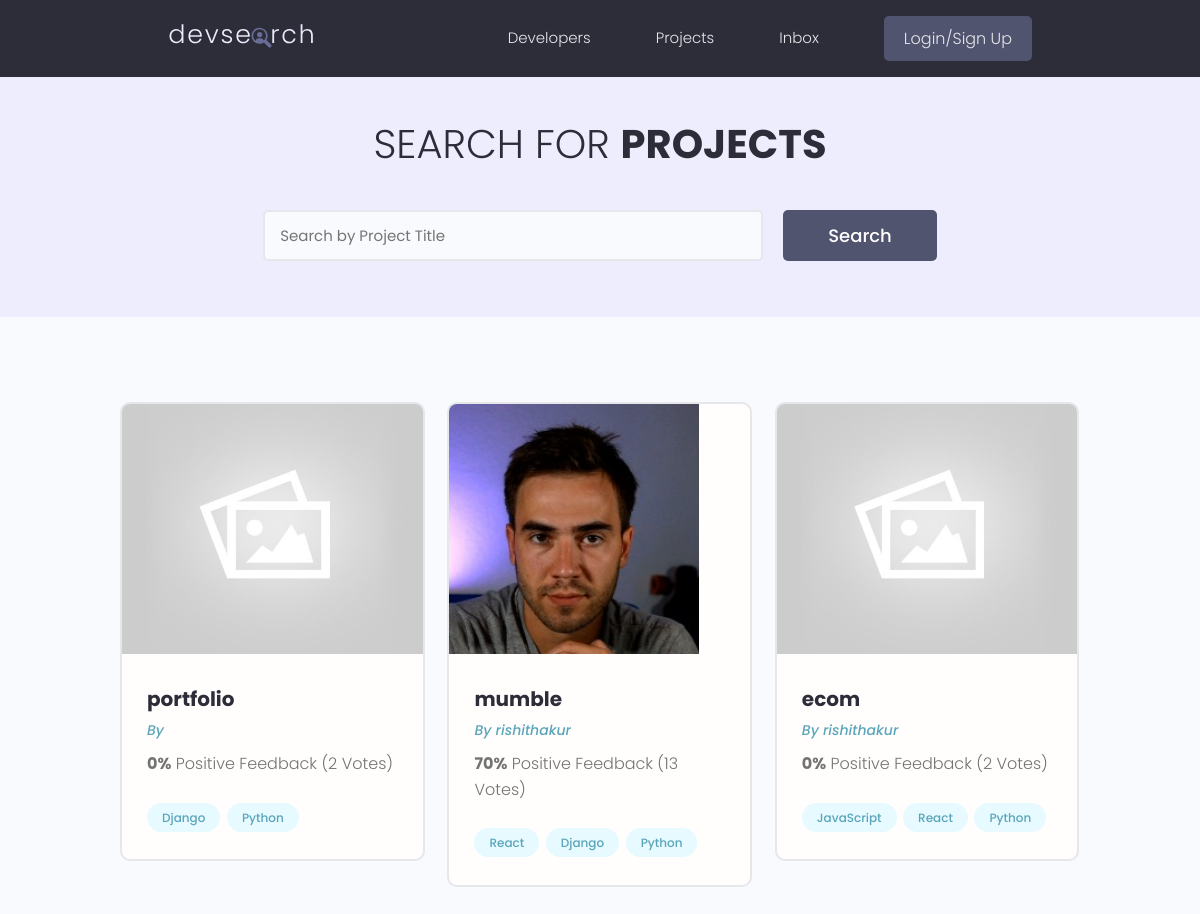
/projects/, run on the app's committed database.
### projects/models.py (models this page shows, shortened)
class Project(models.Model):
    owner = models.ForeignKey(Profile, null=True, blank=True, on_delete=models.SET_NULL)
    title = models.CharField(max_length=200)
    description = models.TextField(null=True, blank=True)
    featured_image = models.ImageField(null=True, blank=True, default="default.jpg")
    demo_link = models.CharField(max_length=2000, null=True, blank=True)
    source_link = models.CharField(max_length=2000,null=True, blank=True)
    tags = models.ManyToManyField('Tag', blank=True)
    vote_total = models.IntegerField(default=0, null=True, blank=True)
    vote_ratio = models.IntegerField(default=0, null=True, blank=True)
    created = models.DateTimeField(auto_now_add=True)
    id = models.UUIDField(default=uuid.uuid4, unique=True, primary_key=True, editable=False)

class Tag(models.Model):
    name = models.CharField(max_length=200)
    created = models.DateTimeField(auto_now_add=True)
    id = models.UUIDField(default=uuid.uuid4, unique=True, primary_key=True, editable=False)
    def __str__(self):
        return self.name

### users/models.py (models this page shows, shortened)
class Profile(models.Model):
    user = models.OneToOneField(User, on_delete=models.CASCADE, null=True, blank=True)
    name = models.CharField(max_length=200, blank=True, null=True)
    email = models.EmailField(max_length=500, blank=True, null=True)
    username = models.CharField(max_length=200, blank=True, null=True)
    location = models.CharField(max_length=200, blank=True, null=True)
    short_intro = models.CharField(max_length=200, blank=True, null=True)
    bio = models.TextField(blank=True, null=True)
    profile_image = models.ImageField(null=True, blank=True, upload_to='profiles/', default='profiles/user-default.png')
    social_github =  models.CharField(max_length=200, blank=True, null=True)
    social_linkedin=  models.CharField(max_length=200, blank=True, null=True)
    social_website =  models.CharField(max_length=200, blank=True, null=True)
    social_twitter =  models.CharField(max_length=200, blank=True, null=True)
    created = models.DateTimeField(auto_now_add=True)
    id = models.UUIDField(default=uuid.uuid4, unique=True, primary_key=True, editable=False)

### projects/views.py (the view)
# urls.py: path('projects/', include('projects.urls')),
def projects(request):
    projects = Project.objects.all()
    context = {'projects':projects}
    return render(request, 'projects/projects.html', context)

### projects/templates/projects/projects.html (shortened to what this page needs)
{% extends 'main.html' %}
{% block content %}
<main class="projects">
    <section class="hero-section text-center">
        <div class="container container--narrow">
            <div class="hero-section__box">
                <h2>Search for <span>Projects</span></h2>
            </div>
            <div class="hero-section__search">
                <form class="form" action="{% url 'projects' %}" method="get">
                    <div class="form__field">
                        <input class="input input--text" id="formInput#search" type="text" name="text"
                        placeholder="Search by Project Title" />
                    </div>
                    <input class="btn btn--sub btn--lg" type="submit" value="Search" />
                </form>
            </div>
        </div>
    </section>
    <section class="projectsList">
        <div class="container">
            <div class="grid grid--three">
                {% for project in projects %}
                <div class="column">
                    <div class="card project">
                        <a href="{% url 'project' project.id %}" class="project">
                            <img class="project__thumbnail" src="{{ project.featured_image.url }}" alt="project thumbnail" />
                            <div class="card__body">
                                <h3 class="project__title">{{project.title}}</h3>
                                <p><a class="project__author" href="{% url 'user-profile' project.owner.id %}">By {{project.owner.name}}</a></p>
                                <p class="project--rating">
                                    <span style="font-weight: bold;">{{project.vote_ratio}}%</span> Positive
                                    Feedback ({{project.vote_total}} Vote{{project.vote_total|pluralize:"s"}})
                                </p>
                                <div class="project__tags">
                                    {% for tag in project.tags.all %}
                                    <span class="tag tag--pill tag--main">
                                        <small>{{tag}}</small>
                                    </span>
                                    {% endfor %}
                                </div>
                            </div>
                        </a>
                    </div>
                </div>
                {% endfor %}
            </div>
        </div>
    </section>
</main>
{% endblock content %}

### static/styles/app.css (style rules this page uses)
:root { --color-sub: #2d2d39; }
.btn--sub { background-color: var(--color-sub-light); }
.card { border: 2px solid var(--color-light); }
img { width: 100%; }
.hero-section { height: 40vh; display: flex; align-items: center; background-color: var(--color-sub); }
.hero-section__box { margin-bottom: 4rem; }
.hero-section__box > h2, .hero-section__box > h2 > span { font-size: 4rem; color: var(--color-light); line-height: 1.3; text-transform: uppercase; }
.hero-section__box > h2 { font-weight: 300; }
.hero-section__box > h2 > span { font-weight: 700; }
.hero-section__search > .form { display: flex; align-items: center; justify-content: center; gap: 2rem; }
.hero-section__search > .form input.input--text { width: 50rem; }
.project__author { font-size: 1.4rem; font-style: italic; }
.project--rating { margin-bottom: 1.6em; margin-top: .5em; }
.projects > .hero-section { background: var(--color-sub-lighter); height: 30vh; }
.projects .hero-section__box { margin-bottom: 2.5rem; }
.projects .hero-section__box > h2 { color: var(--color-sub); }
.projects .hero-section__box > h2 > span { font-weight: 700; color: var(--color-sub); }
.projectsList { margin-top: 8rem; }
.project__thumbnail { height: 25rem; object-fit: cover; object-position: top center; }
.project__title { font-size: 2rem; font-weight: 700; color: var(--color-sub); }

### static/uikit/styles/modules/_variables.css (style rules this page uses)
:root { --color-main: #5aa5b9; --color-main-light: #e6faff; --color-sub: #3f4156; --color-sub-light: #51546e; --color-sub-lighter: #ededfd; --color-text: #737373; --color-gray: #8b8b8b; --color-light: #e5e7eb; --color-light-gray: #767676; --color-bg: #f8fafd; --color-white: #fffefd; --color-white-light: #f3f3f3; --color-success: #359e64; --color-success-bg: #def8e8; --color-error: #fc4b0b; --color-error-bg: #fff2ee; --font-base: 'Poppins', arial, helvetica, 'Segoe UI', roboto, ubuntu, sans-serif; --font-monospace: 'Fira Code', 'Courier New', courier, monospace; --font-regular: 300; --font-medium: 500; --font-bold: 700; --generic-shadow: 1px 1px 5px #00000010; --generic-transition: all 0.3s ease-in-out; }

### static/uikit/styles/modules/_base.css (style rules this page uses)
* { margin: 0; padding: 0; box-sizing: border-box; text-rendering: optimizeLegibility; color: inherit; font-size: inherit; }
html { font-size: 50%; }
@media only screen and (min-width: 480px) { html { font-size: 56.25%; } }
@media only screen and (min-width: 1200px) { html { font-size: 62.5%; } }
body { line-height: 1.6; font-weight: 400; font-size: 1.5rem; color: var(--color-text); background-color: var(--color-bg); min-height: 100vh; }

### static/uikit/styles/modules/_typography.css (style rules this page uses)
* { font-family: var(--font-base); }
h2 { font-size: 3.6rem; font-weight: var(--font-bold); }
h3 { font-size: 3.2rem; font-weight: var(--font-medium); }
p, span, strong { font-size: 1.6rem; color: var(--color-text); font-weight: var(--font-regular); }
a { padding-bottom: 2px; text-decoration: none; display: inline-block; color: var(--color-main); font-weight: var(--font-medium); }

### static/uikit/styles/modules/_utilities.css (style rules this page uses)
.container { width: 92%; max-width: 165rem; margin: 0 auto; box-sizing: border-box; }
.container--narrow { width: 92%; max-width: 120rem; }
@media screen and (min-width: 1000px) { .container { width: 90%; } }
@media screen and (min-width: 1000px) { .container--narrow { width: 85%; } }
@media screen and (min-width: 1200px) { .container { width: 80%; } }
@media screen and (min-width: 1200px) { .container--narrow { width: 72%; } }
.text-center { text-align: center; }

### static/uikit/styles/modules/_button.css (style rules this page uses)
.btn { display: inline-block; position: relative; cursor: pointer; background-color: var(--color-light); font-weight: var(--font-medium); color: var(--color-sub); text-decoration: none; padding: 1rem 2rem; border-radius: 0.5rem; border: none; width: -webkit-fit-content; width: -moz-fit-content; width: fit-content; height: -webkit-fit-content; height: -moz-fit-content; height: fit-content; font-size: 1.6rem; outline-width: 0; outline-color: transparent; -webkit-backface-visibility: hidden; backface-visibility: hidden; transition: all 0.3s ease-in-out; }
.btn--sub { background-color: var(--color-sub); color: var(--color-white); }
.btn--lg { font-size: 1.8rem; padding: 1.2rem 4.5rem; }

### static/uikit/styles/modules/_card.css (style rules this page uses)
.card { border-radius: 1rem; background-color: var(--color-white); border: 1.5px solid var(--color-light); width: auto; height: auto; margin-top: 0.5rem; margin-bottom: 0.5rem; overflow: hidden; }
.card__body, .card__header { padding: 2rem 2.5rem; }

### data on the page
Project: featured_image (placeholder picture), title "portfolio", vote_ratio "0", vote_total "2"
Tag: name "Django"
Tag: name "Python"
Project: featured_image (picture), title "mumble", owner.name "rishithakur", vote_ratio "70", vote_total "13"
Tag: name "React"
Project: featured_image (placeholder picture), title "ecom", owner.name "rishithakur", vote_ratio "0", vote_total "2"
Tag: name "JavaScript"
